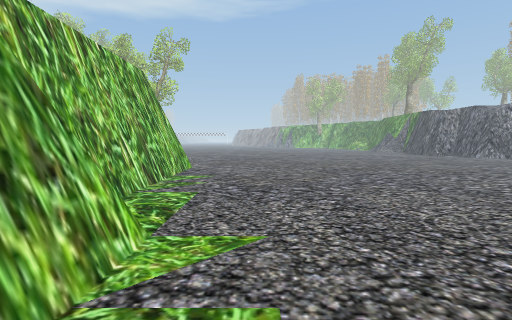
[1] (above)

15 first-person views from a walk through a 3-D level made in the Unity game engine. The camera is 1.4 m above the floor, tilts 4° down and sees 85° across. The floor is counted in squares, 1 m on a side. Each view is taken from the middle of a square. On the plan, view 1 faces up. The plan holds only what a view shows up to about 14 squares ahead; the rest is blank. The place goes on beyond the plan. The player is left out.

[2]
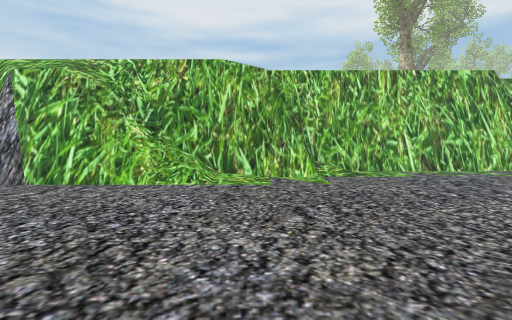

[3]
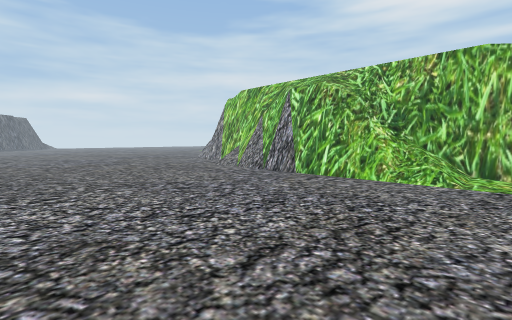

[4]
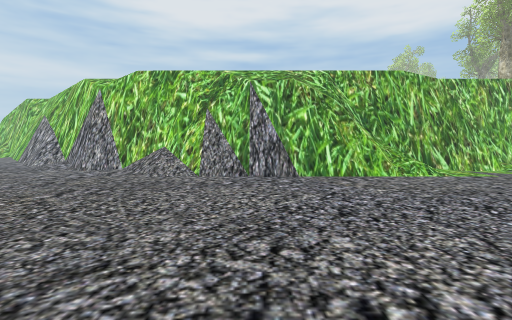

[5]
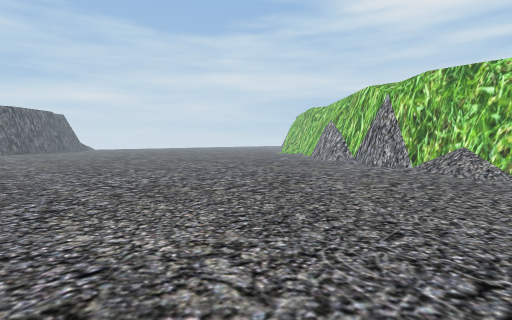

[6]
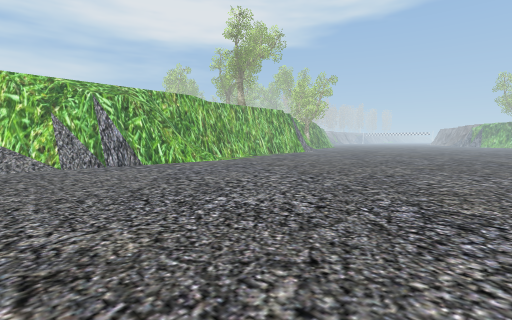

[7]
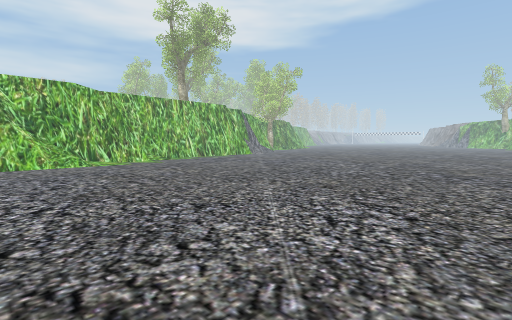

[8]
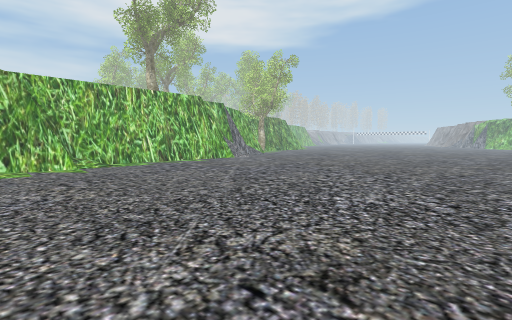

[9]
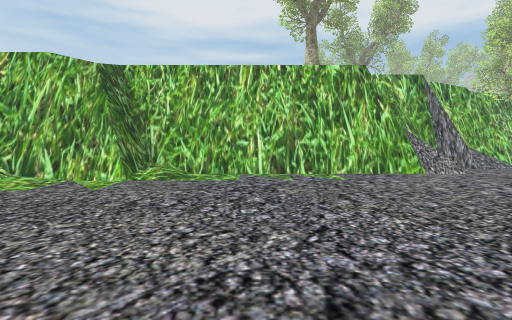

[10]
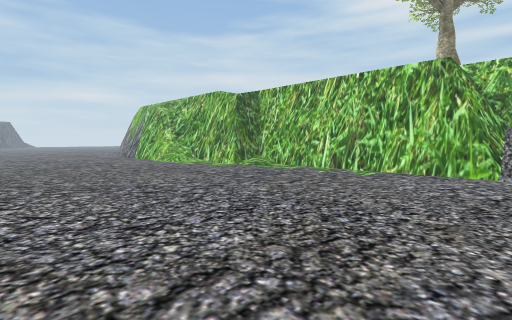

[11]
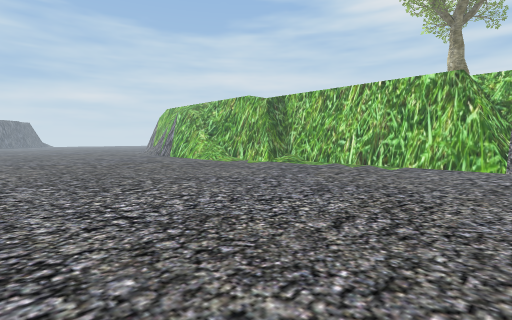

[12]
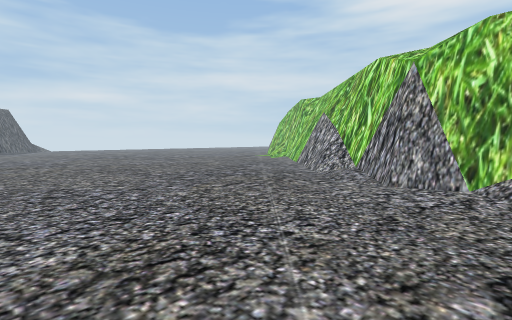

[13]
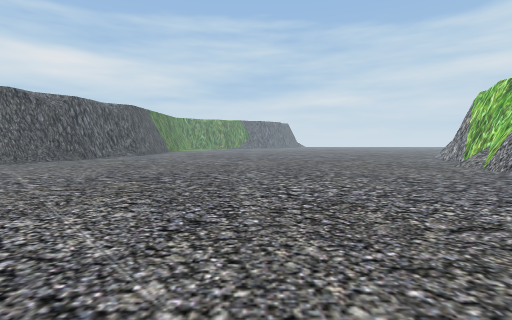

[14]
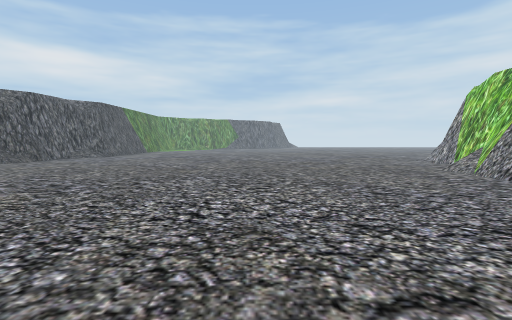

[15]
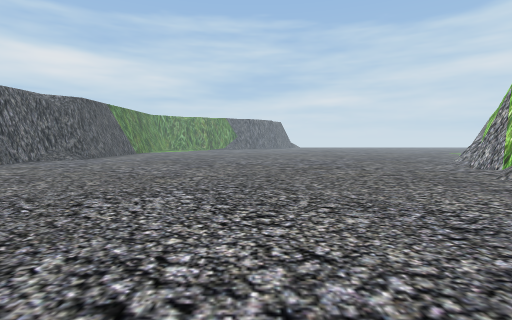

### Floor plan
Points are (right, up) in squares from view 1. A wall is a line through its corners. A room is listed if a view was taken in it or the views show most of it. See-through windows are left out.
Room 1 (views 1, 2, 3, 4, 5, 6, 7, 8, 9, 10, 11, 12, 13, 14, 15)
walls: (0, -1.5) (0, -9.3); (-0.2, -3.6) (-0.2, -7.3); (-0.5, -3.3) (-0.3, -3.9); (-0.4, -3.9) (-0.4, -5.4); (-1.1, -1.5) (-0.4, -2.1) (-0.4, -3.4); (-0.4, -5.9) (-0.4, -7.2) (-0.7, -8.3); (-1.8, -1.3) (-0.7, -2.2) (-0.7, -3.5) (-0.5, -4.1); (-1.8, -1.9) (-1, -2.6); (-2, -1.8) (-1.7, -2.1); (-2.2, -1.4) (-2.2, -2); (-2.1, 2.5) (-2, 2); (-2.2, 2.1) (-2.2, -0.1); (-2.4, 0) (-1.8, -1.6) (-0.7, -2.5); (-2.5, -0.7) (-2.3, -1.5); (-2.4, 2) (-2.4, -0.3) (-2, -1.6); (-0.4, -7.9) (-0.4, -9.3); (-0.7, -7.4) (-0.9, -8.4); (-2, 4.3) (-2, 0.1); (-2.2, 3.9) (-2.2, 2.5); (-0.7, -8.1) (-0.7, -9.3); (-1, -9.1) (-1.8, -10.4); (-0.9, -9.3) (-1.8, -10.7); (-1.3, -9.1) (-1.8, -10); (-1.6, -9.5) (-2.4, -11.2); (-4.3, 4.2) (-2.4, 3.9); (-4.4, 4.3) (-2.4, 4.1); (-4.2, 5.9) (-3.9, 4.1); (-4.3, 5.8) (-4.1, 3.9); (-4.5, 5.2) (-4.3, 3.9) (-2.4, 3.7) (-2.4, 2.5) (-2.3, 1.8); (-4.4, 6.1) (-4.4, 5.6); (-1.8, -11.2) (-2.4, -13.9); (-2, -11.1) (-2, -11.8); (-2.1, -11.4) (-2.6, -13.8); (-2.2, -11.3) (-2.2, -11.9); (-2.3, -11.7) (-2.4, -12.1); (-2.2, -13.5) (-2.2, -15.1) (-4.1, -17.1); (-2.4, -13.6) (-2.4, -15.1); (-2.7, -15.5) (-4.2, -17); (-3.1, -15.4) (-4.5, -17.2); (-4.3, -16.8) (-5.5, -18.6); (-4.9, 16.2) (-4.2, 15.7) (-4.2, 5.8); (-4, 17.5) (-4, 6); (-4.7, -17) (-5.7, -18.5); (-5.3, -17.5) (-5.7, -18.3)
low walls: (-0.2, -3.3) (-0.1, -3.7); (-0.6, -1.5) (-0.2, -1.9) (-0.2, -3.4); (-0.1, -7.2) (-0.4, -8); (-2, 0.4) (-1.8, -0.2); (-2, -1.4) (-2, -1.6) (-1.7, -1.9); (-2.2, 0.2) (-1.8, -0.9); (-0.2, -7.6) (-0.2, -9.2) (-0.4, -9.5); (-0.4, -9.3) (-1.1, -10.4); (-0.7, -9.3) (-1.8, -11.2); (-3.1, 4.4) (-1.9, 4.2) (-1.9, 0.4); (-1.7, -10.2) (-2.2, -11.3); (-4, 6.3) (-3.8, 4.5); (-1.7, -12) (-2.1, -13.6); (-1.9, -13.1) (-1.9, -15.1); (-2, -13.1) (-2, -14.9); (-4.5, 16.2) (-3.9, 15.8); (-4.1, -16.9) (-4.9, -18.1); (-4.2, 17) (-4.2, 16.1); (-3.9, 17.5) (-3.9, 6.1)

Positions as (right, up) in squares from view 1, and headings:
1: (0, 0), facing up
2: (9, 2), facing left
3: (10, 2), facing down-left
4: (11, -7), facing left
5: (13, -9), facing down-left
6: (16, -12), facing up-left
7: (17, -4), facing up-left
8: (14, 1), facing up-left
9: (8, 9), facing left
10: (9, 17), facing down-left
11: (12, 17), facing down-left
12: (7, -12), facing down-left
13: (11, 4), facing down
14: (9, 2), facing down
15: (9, -1), facing down
